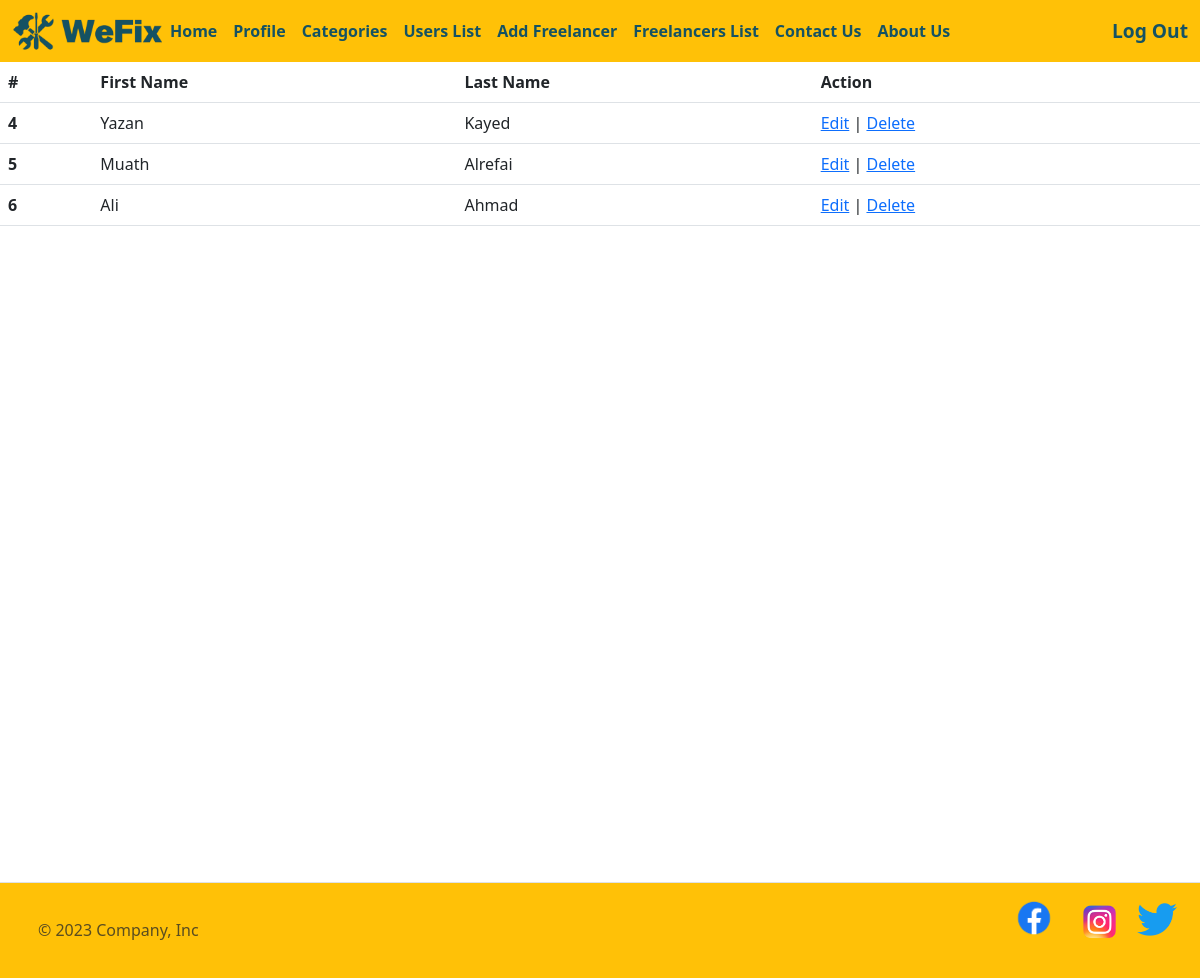
Before: /userslist (signed in) with the older database file.
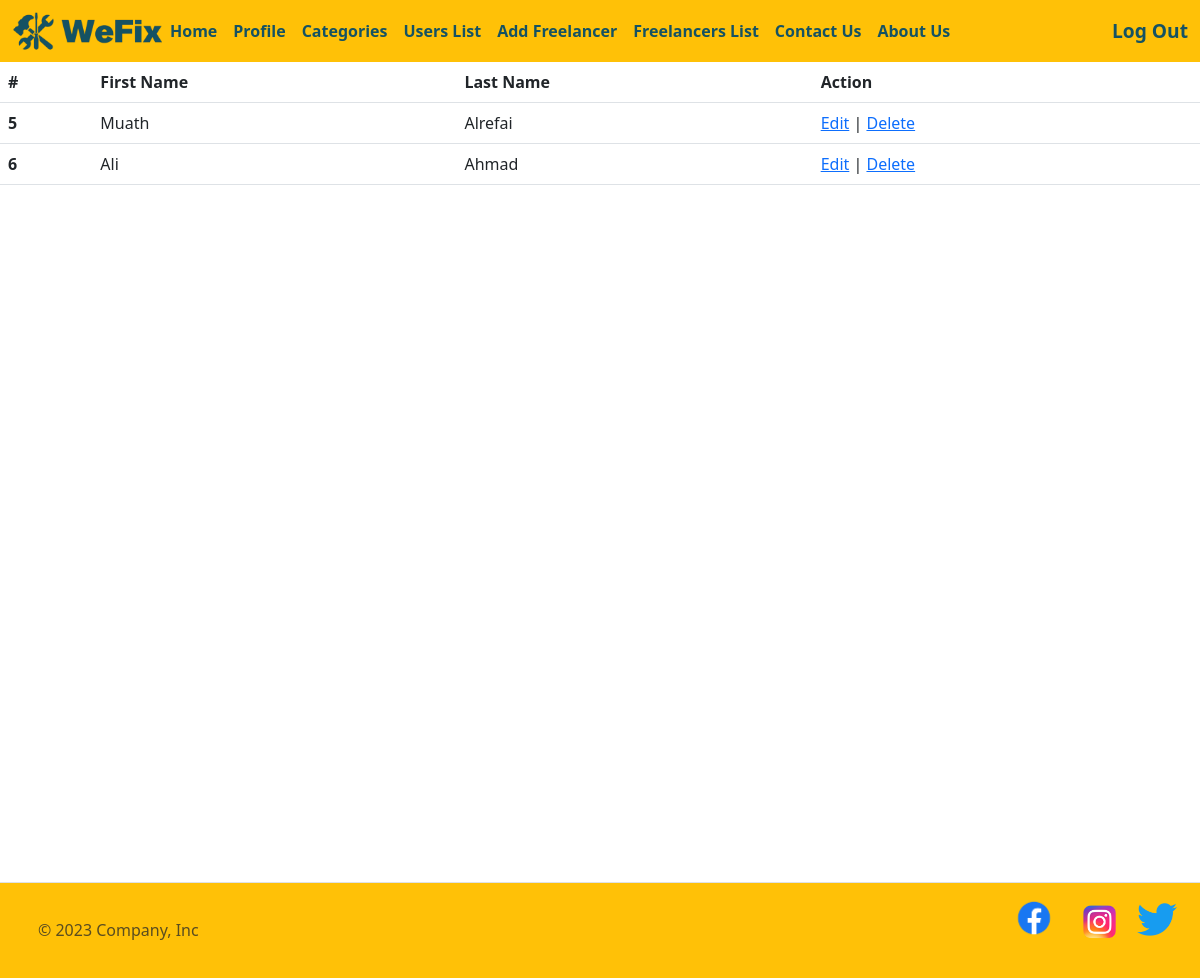
After: the same page with the newer database file.
### login_app/models.py (models this page shows)
class User(models.Model):
    first_name = models.CharField(max_length=45)
    last_name = models.CharField(max_length=45)
    email= models.CharField(max_length=45)
    password = models.CharField(max_length=45)
    phone_number = models.CharField(max_length=10)
    address = models.CharField(max_length=45 , default=None)
    created_at = models.DateTimeField(auto_now_add=True)
    updated_at = models.DateTimeField(auto_now=True)
    objects = UserManager()

### main_app/views.py (the view)
def show_all_users(request):
    if 'userid' not in request.session:
        return redirect ('/')
    if request.session['userid'] == 1:
        context = {
        "users" : models.show_all_users_models()
    }
        return render (request , "allusers.html" , context)
    else:
        return redirect ('/')

### main_app/models.py (called while the page is built)
def show_all_users_models():
    return User.objects.exclude(id = 1)

### main_app/templates/allusers.html (shortened to what this page needs)
<!doctype html>
<html lang="en">
<head>
    {%load static%}
    <link rel="stylesheet" href="{% static 'css/style.css' %}">
    <link href="https://cdn.jsdelivr.net/npm/bootstrap@5.3.0/dist/css/bootstrap.min.css" rel="stylesheet"
>
</head>
<nav class="navbar navbar-expand-lg bg-warning">
    <div class="container-fluid">
        <a href="/"><img class="logo-img" src="{% static 'img/logo.png' %}" alt="logo"></a>
        <div class="collapse navbar-collapse" id="navbarSupportedContent">
            <ul class="navbar-nav me-auto mb-2 mb-lg-0">
                <li class="nav-item">
                    <a id="nav-link" class="nav-link active" aria-current="page" href="/">Home</a>
                </li>
                <li class="nav-item">
                    <a id="nav-link" class="nav-link active" aria-current="page" href="/profile">Profile</a>
                </li>
                <li class="nav-item">
                    <a id="nav-link" class="nav-link active" aria-current="page" href="/category">Categories</a>
                </li>
                <li class="nav-item">
                    <a id="nav-link" class="nav-link active" aria-current="page" href="/userslist">Users List</a>
                </li>
                <li class="nav-item">
                    <a id="nav-link" class="nav-link active" aria-current="page" href="/registerfreelancer">Add
                        Freelancer</a>
                </li>
                <li class="nav-item">
                    <a id="nav-link" class="nav-link active" aria-current="page" href="/showfreelancer">Freelancers
                        List</a>
                </li>
                <li class="nav-item">
                    <a id="nav-link" class="nav-link active" aria-current="page" href="/contact">Contact Us</a>
                </li>
                <li class="nav-item">
                    <a id="nav-link" class="nav-link active" aria-current="page" href="/aboutUS">About Us</a>
                </li>
            </ul>
            {%if request.session.userid%}
            <a href="/logout" class="log-in">Log Out</a>
            {%else%}
            <a href="/log-in" class="log-in">Login</a>
            {%endif%}
        </div>
    </div>
</nav>
<div class="user-table">
    <table class="table">
        <thead>
            <tr>
                <th scope="col">#</th>
                <th scope="col">First Name</th>
                <th scope="col">Last Name</th>
                <th scope="col">Action</th>
            </tr>
        </thead>
        <tbody>
            {% for user in users %}
            <tr>
                <th scope="row">{{user.id}}</th>
                <td>{{user.first_name}}</td>
                <td>{{user.last_name}}</td>
                <td><a href="/userprofile/{{user.id}}">Edit</a> | <a href="/admindelete/{{user.id}}">Delete</a></td>
            </tr>
            {%endfor%}
        </tbody>
    </table>
</div>
<div class="footer bg-warning">
    <footer class="d-flex flex-wrap justify-content-between align-items-center py-3 my-0 border-top">
        <div class="col-md-4 d-flex align-items-center">
            <a href="/" class="mb-3 me-2 mb-md-0 text-body-secondary text-decoration-none lh-1">
                <svg class="bi" width="30" height="24">
                    <use xlink:href="#bootstrap" />
                </svg>
            </a>
            <span class="mb-3 mb-md-0 text-body-secondary">&copy; 2023 Company, Inc</span>
        </div>
        <ul id="social" class="nav col-md-4 justify-content-end list-unstyled d-flex">
            <li class="ms-3"><a class="text-body-secondary" href="#"><img id="facebook"
                        src="{% static 'img/Facebook-logo.png' %}" alt="facebook-icon"></a></li>
            <li class="ms-3"><a class="text-body-secondary" href="#"> <img class="social-img"
                        src="{% static 'img/Instagram.png' %}" alt="instagram-icon"></a></li>
            <li class="ms-3"><a class="text-body-secondary" href="#"><img class="social-img"
                        src="{% static 'img/twitter.png' %}" alt="facebook-icon"><svg class="bi" width="24" height="24">
                        <use xlink:href="#facebook" />
                    </svg></a></li>
        </ul>
    </footer>
</div>
</body>
</html>

### main_app/static/css/style.css (style rules this page uses)
.logo-img { width: 150px; }
.log-in { text-decoration: none; color: #155263; font-size: larger; font-weight: bold; }
#nav-link { color: #155263; font-weight: bold; }
.social-img { margin-top: 6%; margin-left: 1%; width: 40px; }
#facebook { width: 60px; }
.footer { margin-top: 20px; }
.white-space , .user_info , .user-table , .categories , .contact , .free-details , .list-cat , .footer_position { height : 100vh; }

Changed rows visible on the page:
removed User: id "4", first_name "Yazan", last_name "Kayed"
